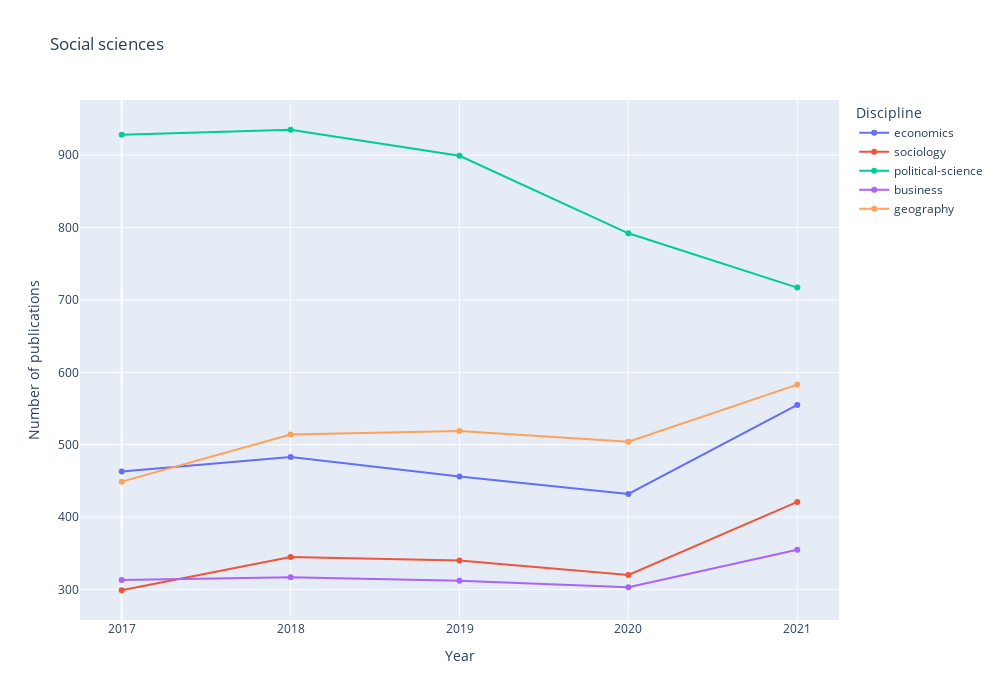

Notebook source saved alongside this figure:
### Code cell
fig = px.line(new_df_social, title="Social sciences", markers=True)
fig.update_layout(
    xaxis = dict(
        tickmode = 'array',
        tickvals = [0 , 1 , 2 , 3 , 4], 
        ticktext =['2017','2018','2019','2020','2021']
    )
)
fig.update_layout(
     xaxis_title="Year",
    yaxis_title="Number of publications",
    legend_title="Discipline",
    autosize=False,
    width=1000,
    height=700,)
# fig.update_yaxes(range=[-100, 3700])

fig.show()

### Figure 1 — Plotly figure (JSON) as saved in the notebook; plotly's stock layout.template omitted (floating-point values rounded to 4 significant figures)
{"data": [{"hovertemplate": "variable=economics<br>index=%{x}<br>value=%{y}<extra></extra>", "legendgroup": "economics", "line": {"color": "#636efa", "dash": "solid"}, "marker": {"symbol": "circle"}, "mode": "markers+lines", "name": "economics", "orientation": "v", "showlegend": true, "type": "scatter", "x": [0, 1, 2, 3, 4], "xaxis": "x", "y": [463, 483, 456, 432, 555], "yaxis": "y"}, {"hovertemplate": "variable=sociology<br>index=%{x}<br>value=%{y}<extra></extra>", "legendgroup": "sociology", "line": {"color": "#EF553B", "dash": "solid"}, "marker": {"symbol": "circle"}, "mode": "markers+lines", "name": "sociology", "orientation": "v", "showlegend": true, "type": "scatter", "x": [0, 1, 2, 3, 4], "xaxis": "x", "y": [299, 345, 340, 320, 421], "yaxis": "y"}, {"hovertemplate": "variable=political-science<br>index=%{x}<br>value=%{y}<extra></extra>", "legendgroup": "political-science", "line": {"color": "#00cc96", "dash": "solid"}, "marker": {"symbol": "circle"}, "mode": "markers+lines", "name": "political-science", "orientation": "v", "showlegend": true, "type": "scatter", "x": [0, 1, 2, 3, 4], "xaxis": "x", "y": [928, 935, 899, 792, 717], "yaxis": "y"}, {"hovertemplate": "variable=business<br>index=%{x}<br>value=%{y}<extra></extra>", "legendgroup": "business", "line": {"color": "#ab63fa", "dash": "solid"}, "marker": {"symbol": "circle"}, "mode": "markers+lines", "name": "business", "orientation": "v", "showlegend": true, "type": "scatter", "x": [0, 1, 2, 3, 4], "xaxis": "x", "y": [313, 317, 312, 303, 355], "yaxis": "y"}, {"hovertemplate": "variable=geography<br>index=%{x}<br>value=%{y}<extra></extra>", "legendgroup": "geography", "line": {"color": "#FFA15A", "dash": "solid"}, "marker": {"symbol": "circle"}, "mode": "markers+lines", "name": "geography", "orientation": "v", "showlegend": true, "type": "scatter", "x": [0, 1, 2, 3, 4], "xaxis": "x", "y": [449, 514, 519, 504, 583], "yaxis": "y"}], "layout": {"autosize": false, "height": 700, "legend": {"title": {"text": "Discipline"}, "tracegroupgap": 0}, "title": {"text": "Social sciences"}, "width": 1000, "xaxis": {"anchor": "y", "domain": [0, 1], "tickmode": "array", "ticktext": ["2017", "2018", "2019", "2020", "2021"], "tickvals": [0, 1, 2, 3, 4], "title": {"text": "Year"}}, "yaxis": {"anchor": "x", "domain": [0, 1], "title": {"text": "Number of publications"}}}}
